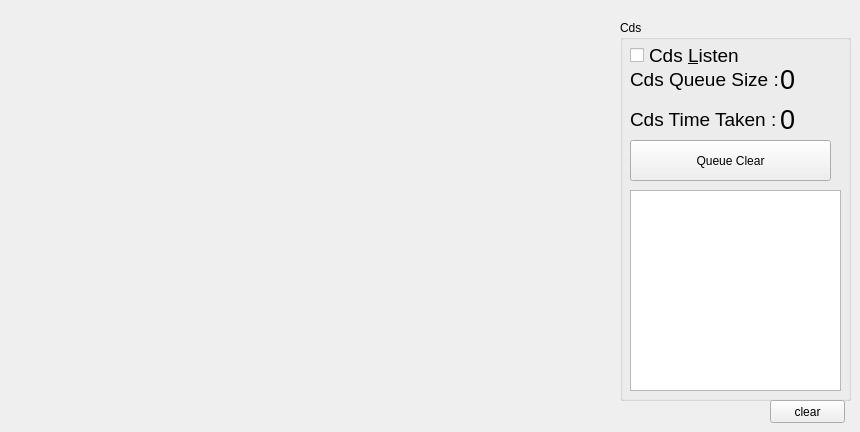
      <widget class="QWidget" name="tab_10">
       <attribute name="title">
        <string>&amp;Operate</string>
       </attribute>
       <widget class="QGroupBox" name="groupBox_4">
        <property name="geometry">
         <rect>
          <x>620</x>
          <y>20</y>
          <width>231</width>
          <height>381</height>
         </rect>
        </property>
        <property name="title">
         <string>Cds</string>
        </property>
        <widget class="QCheckBox" name="cb_cdsListen">
         <property name="geometry">
          <rect>
           <x>10</x>
           <y>20</y>
           <width>141</width>
           <height>31</height>
          </rect>
         </property>
         <property name="font">
          <font>
           <pointsize>14</pointsize>
          </font>
         </property>
         <property name="text">
          <string>Cds &amp;Listen</string>
         </property>
        </widget>
        <widget class="QLabel" name="edit_cdsQue">
         <property name="geometry">
          <rect>
           <x>160</x>
           <y>40</y>
           <width>92</width>
           <height>39</height>
          </rect>
         </property>
         <property name="font">
          <font>
           <pointsize>20</pointsize>
          </font>
         </property>
         <property name="text">
          <string>0</string>
         </property>
        </widget>
        <widget class="QLabel" name="label">
         <property name="geometry">
          <rect>
           <x>10</x>
           <y>40</y>
           <width>181</width>
           <height>39</height>
          </rect>
         </property>
         <property name="font">
          <font>
           <pointsize>14</pointsize>
          </font>
         </property>
         <property name="text">
          <string>Cds Queue Size :</string>
         </property>
        </widget>
        <widget class="QLabel" name="edit_TimeTaken">
         <property name="geometry">
          <rect>
           <x>160</x>
           <y>80</y>
           <width>110</width>
           <height>39</height>
          </rect>
         </property>
         <property name="font">
          <font>
           <pointsize>20</pointsize>
          </font>
         </property>
         <property name="text">
          <string>0</string>
         </property>
        </widget>
        <widget class="QLabel" name="label_2">
         <property name="geometry">
          <rect>
           <x>10</x>
           <y>80</y>
           <width>151</width>
           <height>39</height>
          </rect>
         </property>
         <property name="font">
          <font>
           <pointsize>14</pointsize>
          </font>
         </property>
         <property name="text">
          <string>Cds Time Taken : </string>
         </property>
        </widget>
        <widget class="QPushButton" name="btn_queueClear">
         <property name="geometry">
          <rect>
           <x>10</x>
           <y>120</y>
           <width>201</width>
           <height>41</height>
          </rect>
         </property>
         <property name="text">
          <string>Queue Clear</string>
         </property>
        </widget>
        <widget class="QTextEdit" name="edit_cdsTime">
         <property name="geometry">
          <rect>
           <x>10</x>
           <y>170</y>
           <width>211</width>
           <height>201</height>
          </rect>
         </property>
        </widget>
       </widget>
       <widget class="QPushButton" name="btn_clearTimeTable">
        <property name="geometry">
         <rect>
          <x>770</x>
          <y>400</y>
          <width>75</width>
          <height>23</height>
         </rect>
        </property>
        <property name="text">
         <string>clear</string>
        </property>
       </widget>
      </widget>
